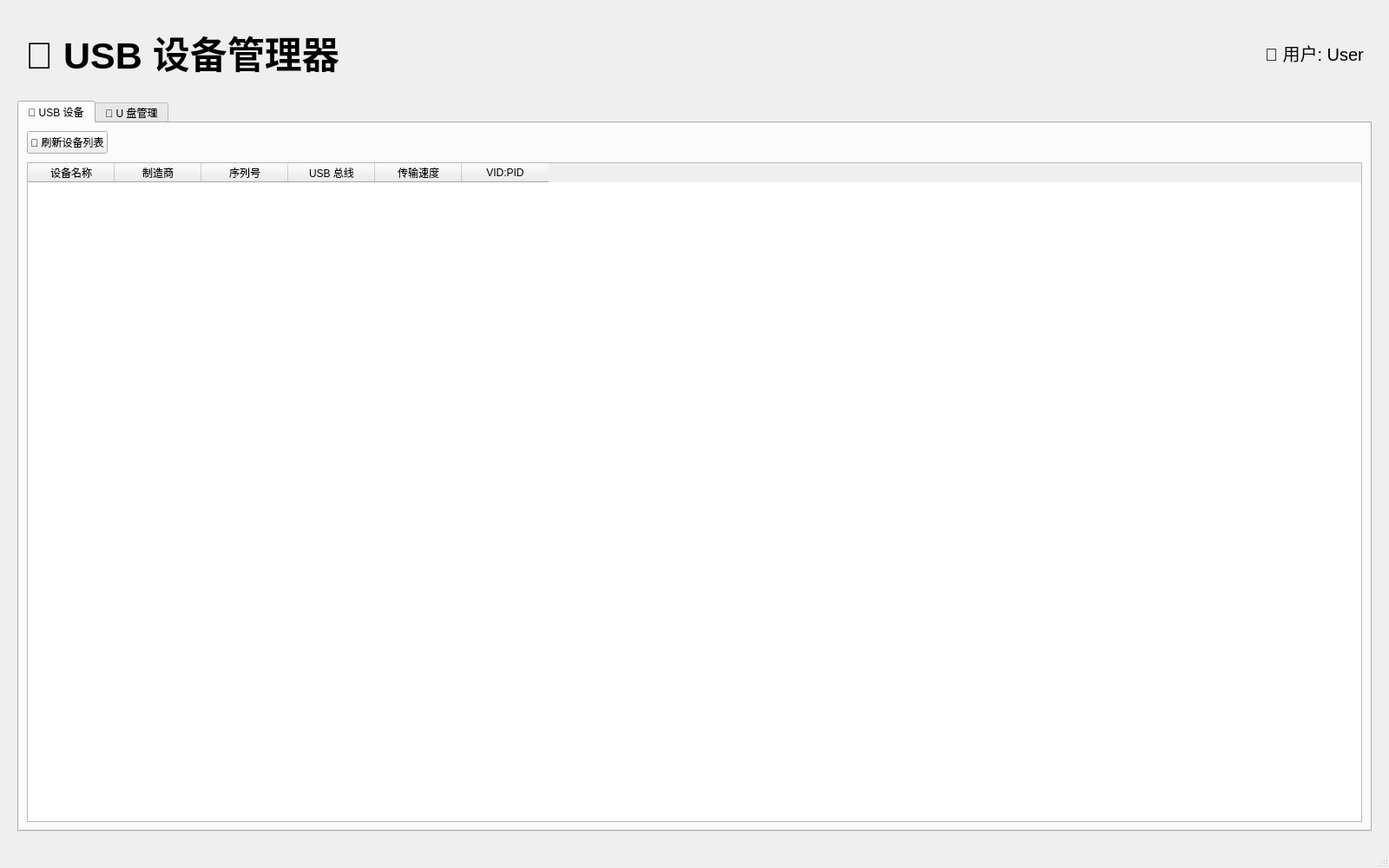
<?xml version="1.0" encoding="UTF-8"?>
<ui version="4.0">
 <class>MainWindow</class>
 <widget class="QMainWindow" name="MainWindow">
  <property name="geometry">
   <rect>
    <x>0</x>
    <y>0</y>
    <width>1600</width>
    <height>1000</height>
   </rect>
  </property>
  <property name="windowTitle">
   <string>🔌 USB 设备管理器 - Windows</string>
  </property>
  <widget class="QWidget" name="centralwidget">
   <layout class="QVBoxLayout" name="verticalLayout" stretch="0,1">
    <property name="spacing">
     <number>15</number>
    </property>
    <property name="leftMargin">
     <number>20</number>
    </property>
    <property name="topMargin">
     <number>20</number>
    </property>
    <property name="rightMargin">
     <number>20</number>
    </property>
    <property name="bottomMargin">
     <number>20</number>
    </property>
    <item>
     <widget class="QWidget" name="headerWidget" native="true">
      <property name="minimumSize">
       <size>
        <width>0</width>
        <height>80</height>
       </size>
      </property>
      <layout class="QHBoxLayout" name="horizontalLayout">
       <item>
        <widget class="QLabel" name="titleLabel">
         <property name="text">
          <string>🔌 USB 设备管理器</string>
         </property>
         <property name="font">
          <font>
           <pointsize>32</pointsize>
           <weight>75</weight>
           <bold>true</bold>
          </font>
         </property>
        </widget>
       </item>
       <item>
        <spacer name="horizontalSpacer">
         <property name="orientation">
          <enum>Qt::Horizontal</enum>
         </property>
         <property name="sizeHint" stdset="0">
          <size>
           <width>40</width>
           <height>20</height>
          </size>
         </property>
        </spacer>
       </item>
       <item>
        <widget class="QLabel" name="userLabel">
         <property name="text">
          <string>👤 用户: User</string>
         </property>
         <property name="font">
          <font>
           <pointsize>15</pointsize>
           <weight>50</weight>
          </font>
         </property>
        </widget>
       </item>
      </layout>
     </widget>
    </item>
    <item>
     <widget class="QTabWidget" name="tabWidget">
      <property name="currentIndex">
       <number>0</number>
      </property>
      <widget class="QWidget" name="usbTab">
       <attribute name="title">
        <string>🔌 USB 设备</string>
       </attribute>
       <layout class="QVBoxLayout" name="verticalLayout_2">
        <property name="spacing">
         <number>10</number>
        </property>
        <item>
         <layout class="QHBoxLayout" name="horizontalLayout_2">
          <item>
           <widget class="QPushButton" name="refreshUsbBtn">
            <property name="text">
             <string>🔄 刷新设备列表</string>
            </property>
            <property name="cursor">
             <cursorShape>PointingHandCursor</cursorShape>
            </property>
           </widget>
          </item>
          <item>
           <spacer name="horizontalSpacer_2">
            <property name="orientation">
             <enum>Qt::Horizontal</enum>
            </property>
            <property name="sizeHint" stdset="0">
             <size>
              <width>40</width>
              <height>20</height>
             </size>
            </property>
           </spacer>
          </item>
         </layout>
        </item>
        <item>
         <widget class="QTableWidget" name="usbTable">
          <property name="alternatingRowColors">
           <bool>true</bool>
          </property>
          <column>
           <property name="text">
            <string>设备名称</string>
           </property>
          </column>
          <column>
           <property name="text">
            <string>制造商</string>
           </property>
          </column>
          <column>
           <property name="text">
            <string>序列号</string>
           </property>
          </column>
          <column>
           <property name="text">
            <string>USB 总线</string>
           </property>
          </column>
          <column>
           <property name="text">
            <string>传输速度</string>
           </property>
          </column>
          <column>
           <property name="text">
            <string>VID:PID</string>
           </property>
          </column>
         </widget>
        </item>
       </layout>
      </widget>
      <widget class="QWidget" name="driveTab">
       <attribute name="title">
        <string>💾 U 盘管理</string>
       </attribute>
       <layout class="QVBoxLayout" name="verticalLayout_3">
        <property name="spacing">
         <number>15</number>
        </property>
        <item>
         <widget class="QGroupBox" name="drivesGroupBox">
          <property name="title">
           <string>📀 已挂载的 U 盘</string>
          </property>
          <layout class="QVBoxLayout" name="verticalLayout_4">
           <item>
            <layout class="QHBoxLayout" name="horizontalLayout_3">
             <item>
              <widget class="QPushButton" name="refreshDriveBtn">
               <property name="text">
                <string>🔄 刷新 U 盘列表</string>
               </property>
              </widget>
             </item>
             <item>
              <spacer name="horizontalSpacer_3">
               <property name="orientation">
                <enum>Qt::Horizontal</enum>
               </property>
               <property name="sizeHint" stdset="0">
                <size>
                 <width>40</width>
                 <height>20</height>
                </size>
               </property>
              </spacer>
             </item>
            </layout>
           </item>
           <item>
            <widget class="QTableWidget" name="drivesTable">
             <property name="maximumSize">
              <size>
               <width>16777215</width>
               <height>200</height>
              </size>
             </property>
             <property name="alternatingRowColors">
              <bool>true</bool>
             </property>
             <column>
              <property name="text">
               <string>设备名称</string>
              </property>
             </column>
             <column>
              <property name="text">
               <string>挂载路径</string>
              </property>
             </column>
             <column>
              <property name="text">
               <string>文件系统</string>
              </property>
             </column>
             <column>
              <property name="text">
               <string>总容量</string>
              </property>
             </column>
             <column>
              <property name="text">
               <string>已使用</string>
              </property>
             </column>
             <column>
              <property name="text">
               <string>可用空间</string>
              </property>
             </column>
            </widget>
           </item>
          </layout>
         </widget>
        </item>
        <item>
         <widget class="QGroupBox" name="fileOpsGroupBox">
          <property name="title">
           <string>📝 文件操作</string>
          </property>
          <layout class="QVBoxLayout" name="verticalLayout_5">
           <property name="spacing">
            <number>12</number>
           </property>
           <item>
            <layout class="QHBoxLayout" name="horizontalLayout_4">
             <item>
              <widget class="QLabel" name="filenameLabel">
               <property name="text">
                <string>📄 文件名:</string>
               </property>
              </widget>
             </item>
             <item>
              <widget class="QLineEdit" name="filenameInput">
               <property name="text">
                <string>test.txt</string>
               </property>
              </widget>
             </item>
            </layout>
           </item>
           <item>
            <widget class="QTextEdit" name="textContent">
             <property name="maximumSize">
              <size>
               <width>16777215</width>
               <height>120</height>
              </size>
             </property>
             <property name="placeholderText">
              <string>在此输入要写入的文本内容...</string>
             </property>
            </widget>
           </item>
           <item>
            <layout class="QHBoxLayout" name="horizontalLayout_5">
             <item>
              <widget class="QPushButton" name="writeTextBtn">
               <property name="text">
                <string>💾 写入文本文件</string>
               </property>
              </widget>
             </item>
             <item>
              <widget class="QPushButton" name="uploadFileBtn">
               <property name="text">
                <string>📤 上传文件到 U 盘</string>
               </property>
              </widget>
             </item>
             <item>
              <widget class="QCheckBox" name="showHiddenCheck">
               <property name="text">
                <string>👁️ 显示隐藏文件</string>
               </property>
              </widget>
             </item>
             <item>
              <spacer name="horizontalSpacer_4">
               <property name="orientation">
                <enum>Qt::Horizontal</enum>
               </property>
               <property name="sizeHint" stdset="0">
                <size>
                 <width>40</width>
                 <height>20</height>
                </size>
               </property>
              </spacer>
             </item>
            </layout>
           </item>
           <item>
            <layout class="QHBoxLayout" name="horizontalLayout_6">
             <item>
              <widget class="QProgressBar" name="progressBar">
               <property name="value">
                <number>0</number>
               </property>
              </widget>
             </item>
             <item>
              <widget class="QLabel" name="speedLabel">
               <property name="text">
                <string>传输速度: 0 MB/s</string>
               </property>
              </widget>
             </item>
            </layout>
           </item>
          </layout>
         </widget>
        </item>
        <item>
         <widget class="QGroupBox" name="filesGroupBox">
          <property name="title">
           <string>📂 文件列表</string>
          </property>
          <layout class="QVBoxLayout" name="verticalLayout_6">
           <item>
            <widget class="QTableWidget" name="filesTable">
             <property name="alternatingRowColors">
              <bool>true</bool>
             </property>
             <column>
              <property name="text">
               <string>文件名</string>
              </property>
             </column>
             <column>
              <property name="text">
               <string>类型</string>
              </property>
             </column>
             <column>
              <property name="text">
               <string>大小</string>
              </property>
             </column>
             <column>
              <property name="text">
               <string>操作</string>
              </property>
             </column>
            </widget>
           </item>
          </layout>
         </widget>
        </item>
       </layout>
      </widget>
     </widget>
    </item>
   </layout>
  </widget>
  <widget class="QStatusBar" name="statusbar"/>
 </widget>
 <resources/>
 <connections/>
</ui>
